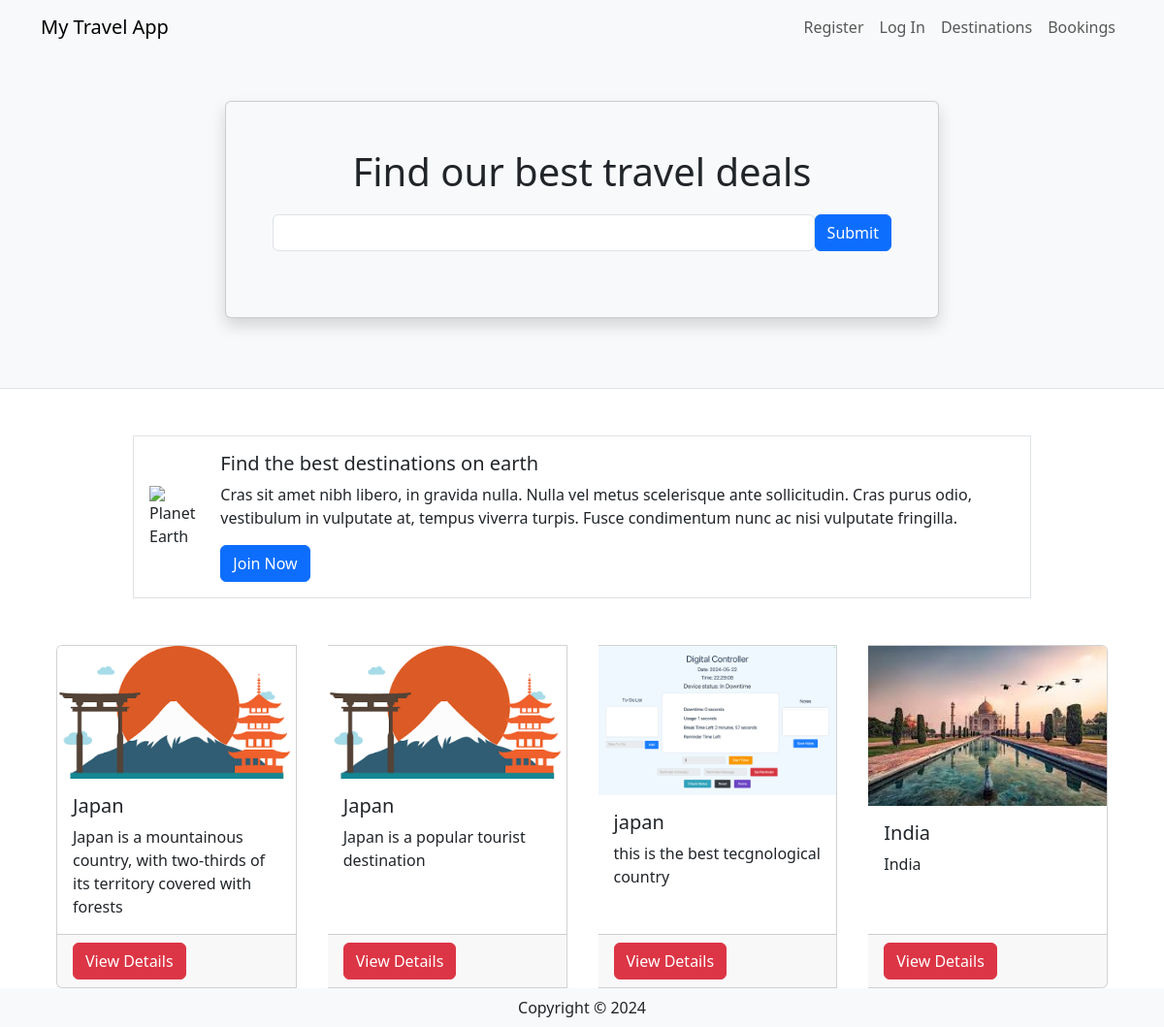
The page / on the database its author committed.
### travel/models.py (models this page shows, shortened)
class Destination(db.Model):
    __tablename__ = 'destinations'
    id = db.Column(db.Integer, primary_key=True)
    name = db.Column(db.String(80))
    description = db.Column(db.String(200))
    image = db.Column(db.String(400))
    currency = db.Column(db.String(3))
    comments = db.relationship('Comment', backref='destination')

### travel/views.py (the view)
@mainbp.route('/')
def index():
    destinations = db.session.scalars(db.select(Destination)).all()
    return render_template('index.html', destinations=destinations)

### travel/templates/index.html
{% extends 'base.html' %}
{% block header %}
      <div class="container">
         <div class="row justify-content-center mt-5 pb-4">
            <div class="col-md-8">
               <div class="card shadow p-5 mb-5 bg-light">
                  <h1 class="text-center mb-3">Find our best travel deals</h1>
                  <form class="form-inline d-flex flex-nowrap" action="{{url_for('main.search')}}" >
                     <input type="text" name="search" class="form-control flex-grow-1 my-1 mr-sm-2" id="SearchForm">
                     <button type="submit" class="flex-shrink-1 btn btn-primary my-1">Submit</button>
                   </form>
               </div>
            </div>
         </div>
      </div>
{% endblock %}
{% block content %}
      <div class="container">
         <div class="row mt-5 mb-5 justify-content-center">
            <div class="col-md-10">
               <div class="media border p-3 d-flex justify-content-start">
                  <img class="align-self-center me-3" style="max-width:120px"
                     src="https://upload.wikimedia.org/wikipedia/commons/thumb/2/22/Earth_Western_Hemisphere_transparent_background.png/600px-Earth_Western_Hemisphere_transparent_background.png"
                     alt="Planet Earth">
                  <div class="align-self-center media-body">
                     <h5 class="mt-0">Find the best destinations on earth</h5>
                     <p class="d-none d-sm-block">Cras sit amet nibh libero, in gravida nulla. Nulla vel metus
                        scelerisque ante sollicitudin. Cras purus odio, vestibulum in vulputate at, tempus viverra
                        turpis. Fusce condimentum nunc ac nisi vulputate fringilla.</p>
                     <a href="#" class="btn btn-primary">Join Now</a>
                  </div>
               </div>
            </div>
         </div>
         <div class="card-group">
            {% for destination in destinations %}
            <div class="card mx-3">
               <img class="card-img-top"
                  src="{{ destination.image }}" alt="destination picture">
               <div class="card-body">
                  <h5 class="card-title">{{ destination.name }}</h5>
                  <p class="card-text">{{ destination.description }}</p>
               </div>
               <div class="card-footer"><a href="{{ url_for('destination.show', id=destination.id) }}" class ="btn btn-danger"> View Details </a></div>
            </div>
            {% endfor %}
         </div>
      </div>
{% endblock %}

### travel/templates/base.html (shortened to what this page needs)
<html>
<head>
   <link href="https://cdn.jsdelivr.net/npm/bootstrap@5.3.2/dist/css/bootstrap.min.css" rel="stylesheet">
</head>
<body>
   <header class="bg-light border-bottom">
      <nav class="navbar navbar-expand-lg navbar-light bg-light">
         <div class="container">
            <a href="/" class="navbar-brand">My Travel App</a>
            <div class="collapse navbar-collapse justify-content-end" id="navbarSupportedContent">
               <div class="navbar-nav ml-auto">
                  {% if current_user.is_authenticated %}
                     <a class="nav-item nav-link disabled text-muted" href="#">Welcome {{current_user.name}}</a>
                     <a class="nav-item nav-link" href="{{ url_for('auth.logout') }}">Log Out</a>
                  {% else %}
                     <a class="nav-item nav-link" href="{{ url_for('auth.register') }}">Register</a>
                     <a class="nav-item nav-link" href="{{ url_for('auth.login') }}">Log In</a>
                  {% endif %}
                  <a class="nav-item nav-link" href="{{ url_for('destination.create') }}">Destinations</a>
                  <a class="nav-item nav-link" href="#">Bookings</a>
               </div>
            </div>
         </div>
      </nav>
      {% block header %}
      {% endblock %}
   </header>
   {% block content %}
   {% endblock %}
    <footer class="footer">
        <div class="text-center py-2 bg-light">
            <span class="text-dark">Copyright &copy; {{ year }}</span>
        </div>
    </footer>
   </body>
</html>

### rows shown on the page
Destination: image (picture), name "Japan", description "Japan is a mountainous country, with two-thirds of its territory covered with forests"
Destination: image (picture), name "Japan", description "Japan is a popular tourist destination"
Destination: image (picture), name "japan", description "this is the best tecgnological country"
Destination: image (picture), name "India", description "India"
